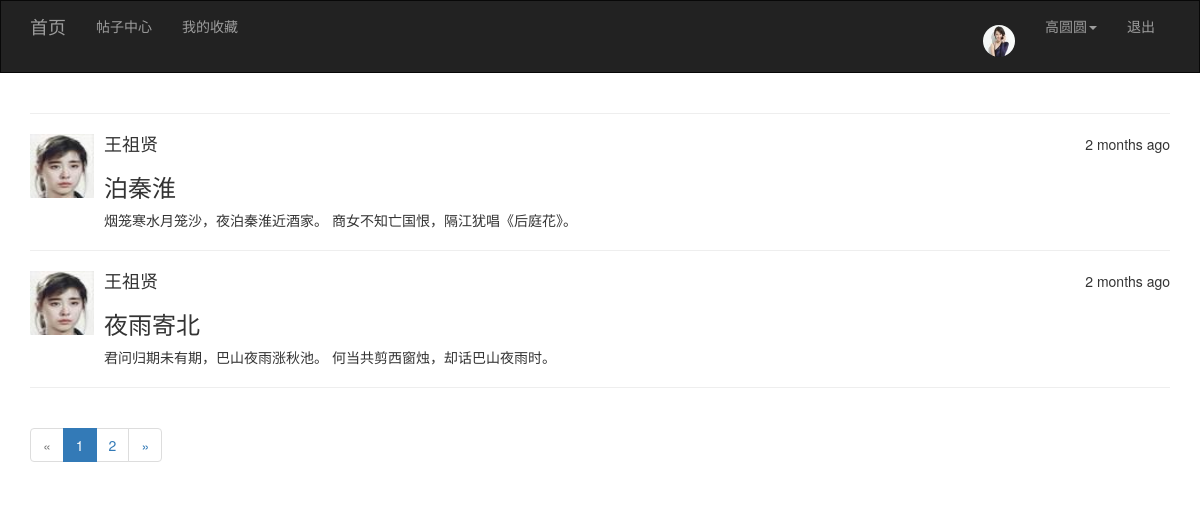
Screenshot of /post/list/2 (signed in) with the database file from the repository.
### app/models/user.py (models this page shows, shortened)
class User(UserMixin,db.Model):
    __tablename__='users'
    id = Column(Integer,primary_key=True)
    username = Column(String(32),unique=True)
    password_hash = Column(String(128))
    email = Column(String(64))
    icon = Column(String(64),default='1.jpg')
    confirmed = Column(Boolean,default=False)
    post = db.relationship('Post', backref='user', lazy='dynamic')
    @property
    def password(self):
        raise AttributeError('密码不可读')

### app/models/post.py (models this page shows)
class Post(db.Model):
    __tablename__='posts'
    id = Column(Integer,primary_key=True)
    rid = Column(Integer,index=True,default=0)
    title = Column(Text)
    content = Column(Text)
    click = Column(Integer,default=0)
    timestamp = Column(DateTime,default=datetime.utcnow)
    users = db.relationship('User',backref = 'posts',secondary = user_posts,lazy='dynamic')
    uid = db.Column(Integer,ForeignKey('users.id'))

### app/views/post.py (the view)
@post.route('/list/<int:id>')   #id为当前用户的id
def list(id):
    allpost = Post.query.filter_by(uid=id).order_by(Post.timestamp.desc())
    page = request.args.get('page', 1, type=int)
    pagination = allpost.paginate(page, per_page=2, error_out=False)
    posts = pagination.items
    return render_template('post/list.html',posts=posts, pagination=pagination, id=id)

### app/models/user.py (called while the page is built)
@login_manager.user_loader
def user_loader(user_id):
    return User.query.get(user_id)

### app/templates/post/list.html (shortened to what this page needs)
{% extends 'common/base.html' %}
{% from 'common/macro.html' import show_pagination %}
{% block page_content %}
    {% for p in posts %}
        <hr />
        <div class="media">
            <div class="media-left">
                <a href="#">
                    <img class="media-object" src="{{ url_for('static', filename='upload/'+p.user.icon) }}" alt="头像" style="height: 64px; width: 64px;">
                </a>
            </div>
            <div class="media-body">
                <div style="float: right;">{{ moment(p.timestamp).fromNow() }}</div>
                <h4 class="media-heading">{{ p.user.username }}</h4>
                <h3>{{ p.title }}</h3>
                {{ p.content }}
            </div>
        </div>
    {% endfor %}
    <hr />
    {{ show_pagination(pagination, 'post.list', id=id) }}
{% endblock %}

### app/templates/common/base.html (shortened to what this page needs)
{% extends 'bootstrap/base.html' %}
{% import 'bootstrap/wtf.html' as wtf %}
{% block head %}
    {{ super() }}
{% endblock %}
{% block navbar %}
    <nav class="navbar navbar-inverse" style="border-radius: 0px;">
        <div class="container">
            <div class="navbar-header">
                <a class="navbar-brand" href="{{ url_for('main.index') }}">首页</a>
            </div>
            <div class="collapse navbar-collapse">
                <ul class="nav navbar-nav">
                    <li><a href="{{ url_for('post.publish') }}">帖子中心</a></li>
                    <li><a href="{{ url_for('post.mycollect') }}">我的收藏</a></li>
                </ul>
                <ul class="nav navbar-nav navbar-right">
                    {% if current_user.is_authenticated %}
                        <li><a href="{{ url_for('post.list',id=current_user.id) }}"><img src="{{ url_for('static',filename='upload/'+current_user.icon) }}" alt=""
                                 style="width: 32px;height: 32px;margin-top: 9px;border-radius: 16px;"></a></li>
                        <li class="dropdown">
                            <a href="#" class="dropdown-toggle" data-toggle="dropdown" role="button"
                               aria-haspopup="true"
                               aria-expanded="false">{{ current_user.username }}<span class="caret"></span></a>
                        </li>
                        <li><a href="{{ url_for('user.logout') }}">退出</a></li>
                    {% else %}
                        <li><a href="{{ url_for('user.login') }}">登录</a></li>
                        <li><a href="{{ url_for('user.register') }}">注册</a></li>
                    {% endif %}
                </ul>
            </div>
        </div>
    </nav>
{% endblock %}
{% block content %}
    <div class="container">
        {% block page_content %}{% endblock %}
    </div>
{% endblock %}

### rows the page displays
User: icon (picture), username "高圆圆"
Post: icon (picture), timestamp "2 months ago", user.username "王祖贤", title "泊秦淮", content "烟笼寒水月笼沙，夜泊秦淮近酒家。 商女不知亡国恨，隔江犹唱《后庭花》。"
Post: icon (picture), timestamp "2 months ago", user.username "王祖贤", title "夜雨寄北", content "君问归期未有期，巴山夜雨涨秋池。 何当共剪西窗烛，却话巴山夜雨时。"

### other values shown
{{ p }} "1" "2"
